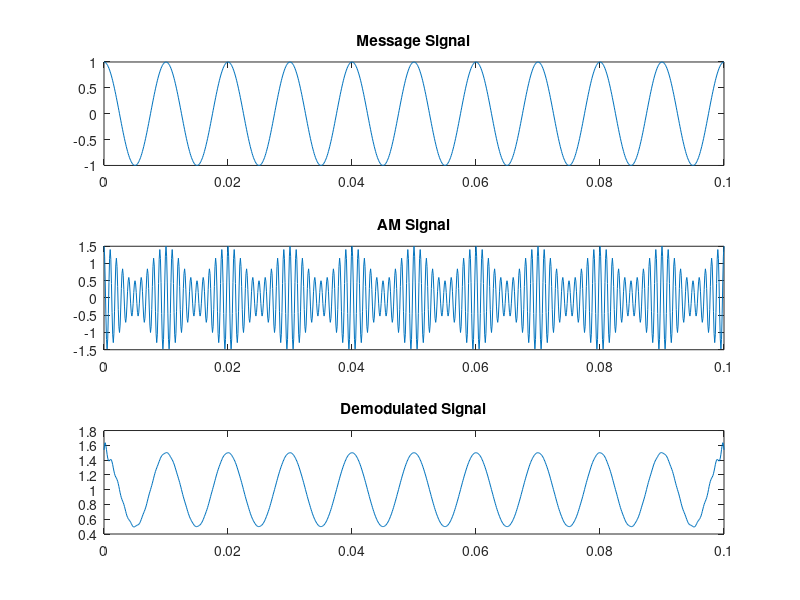

Write MATLAB code to recreate this figure.
fs = 10000;
t = 0:1/fs:0.1;
fc = 1000;
fm = 100;
Am = 1;
Ac = 1;
ka = 0.5;

m = Am * cos(2*pi*fm*t);
c = Ac * cos(2*pi*fc*t);
s = (1 + ka * m) .* c;

demod = abs(hilbert(s));

figure;
subplot(3,1,1); plot(t, m); title('Message Signal');
subplot(3,1,2); plot(t, s); title('AM Signal');
subplot(3,1,3); plot(t, demod); title('Demodulated Signal');

